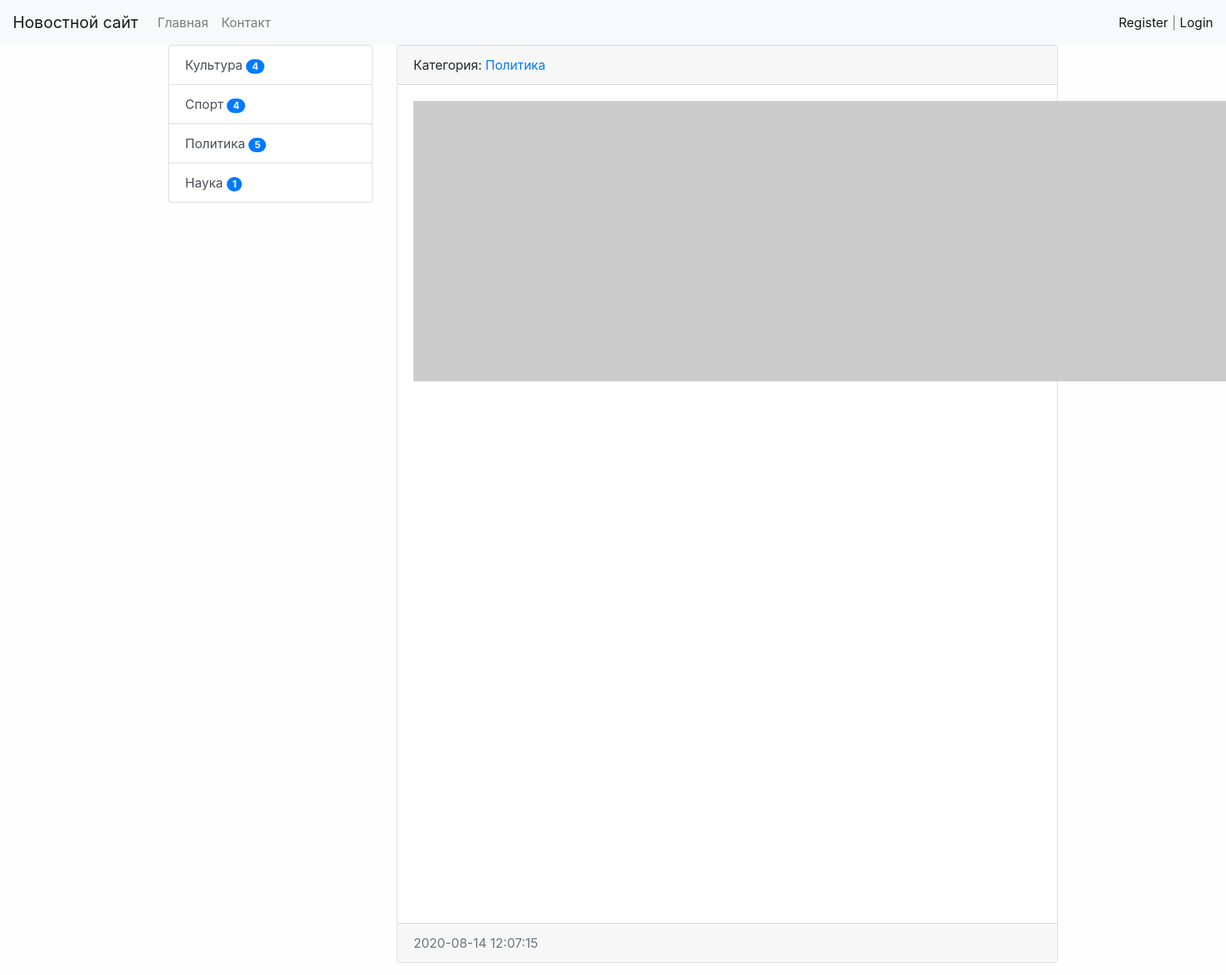
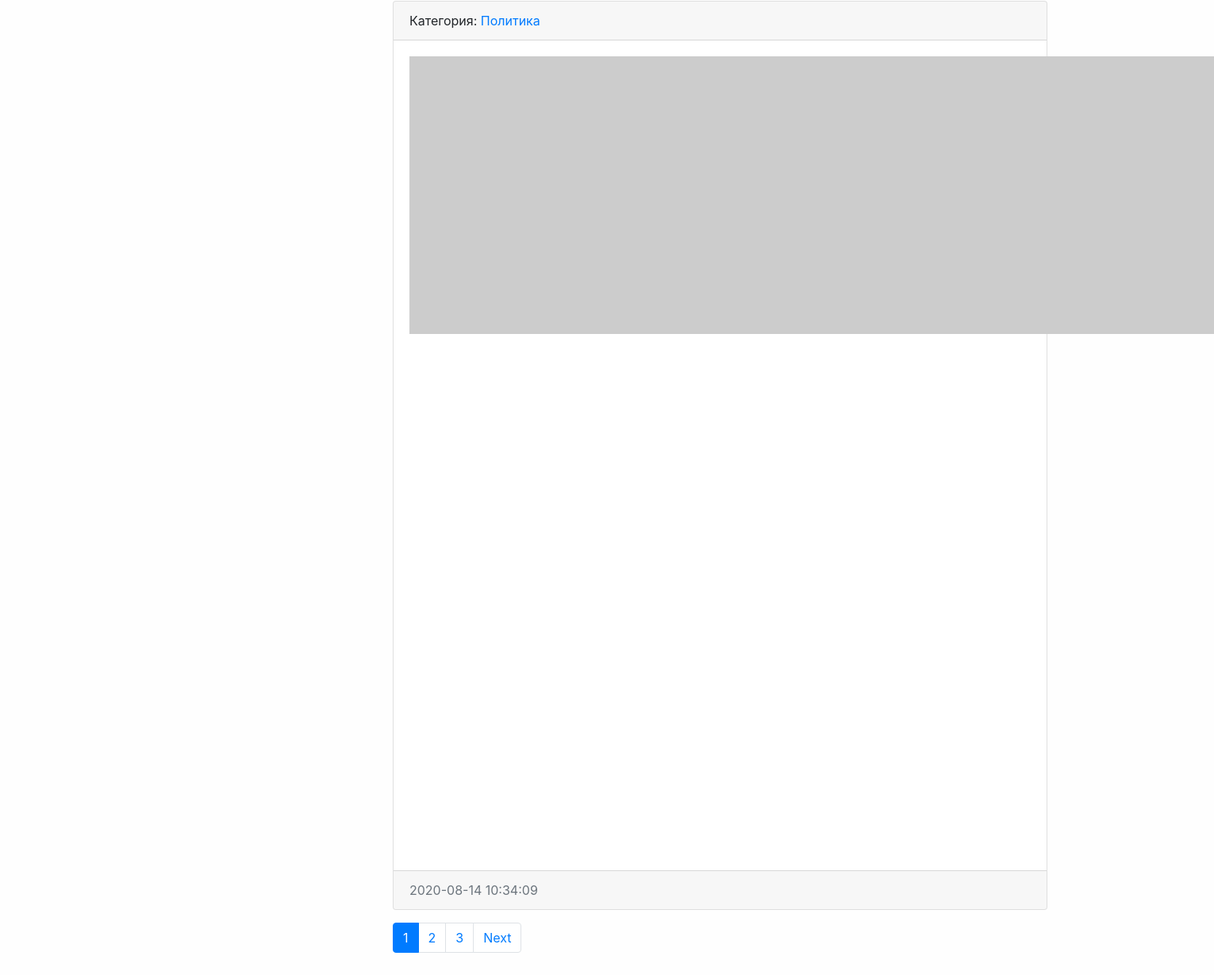
Page /category/3/ on the earlier database version (2 pictures, top to bottom).
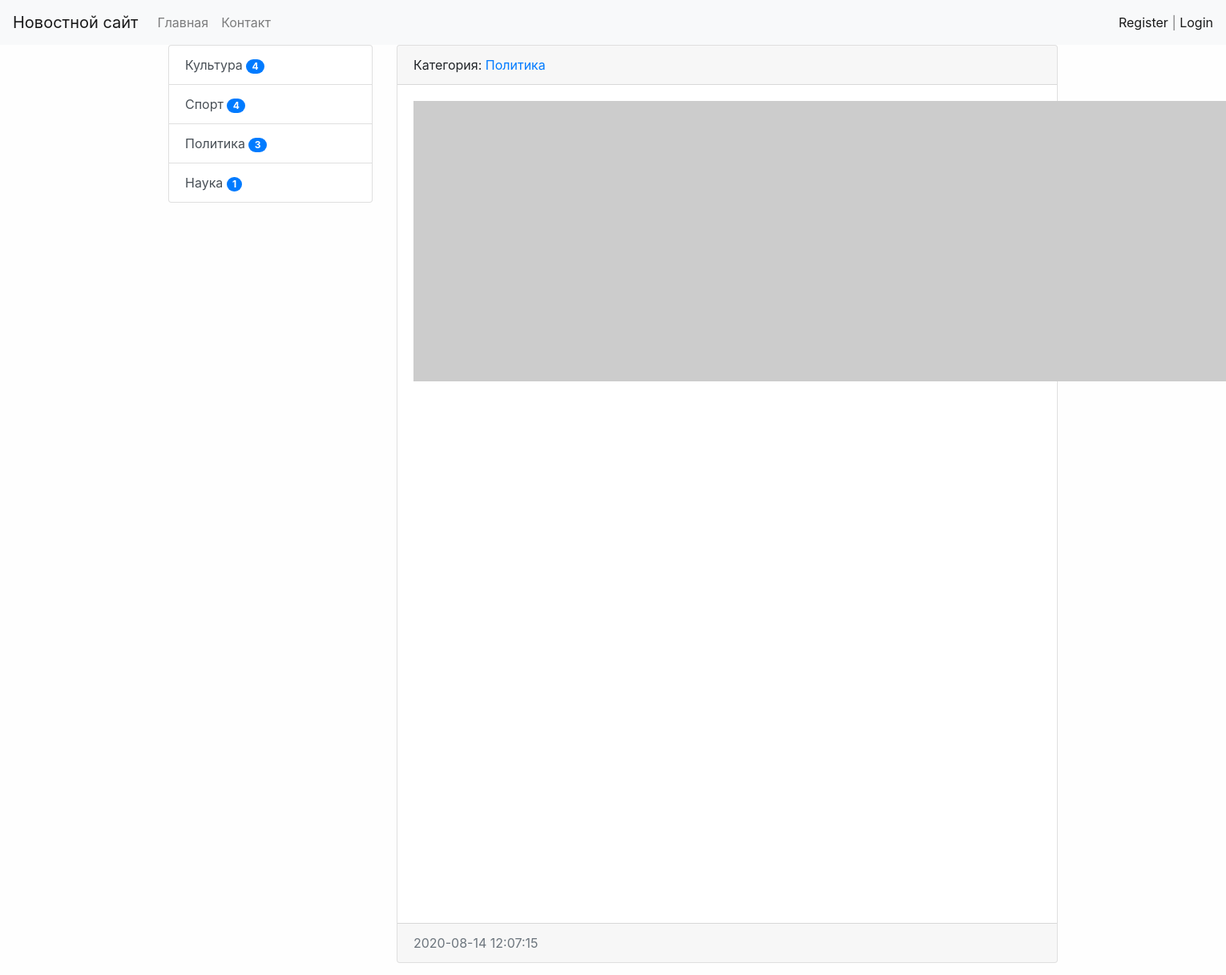
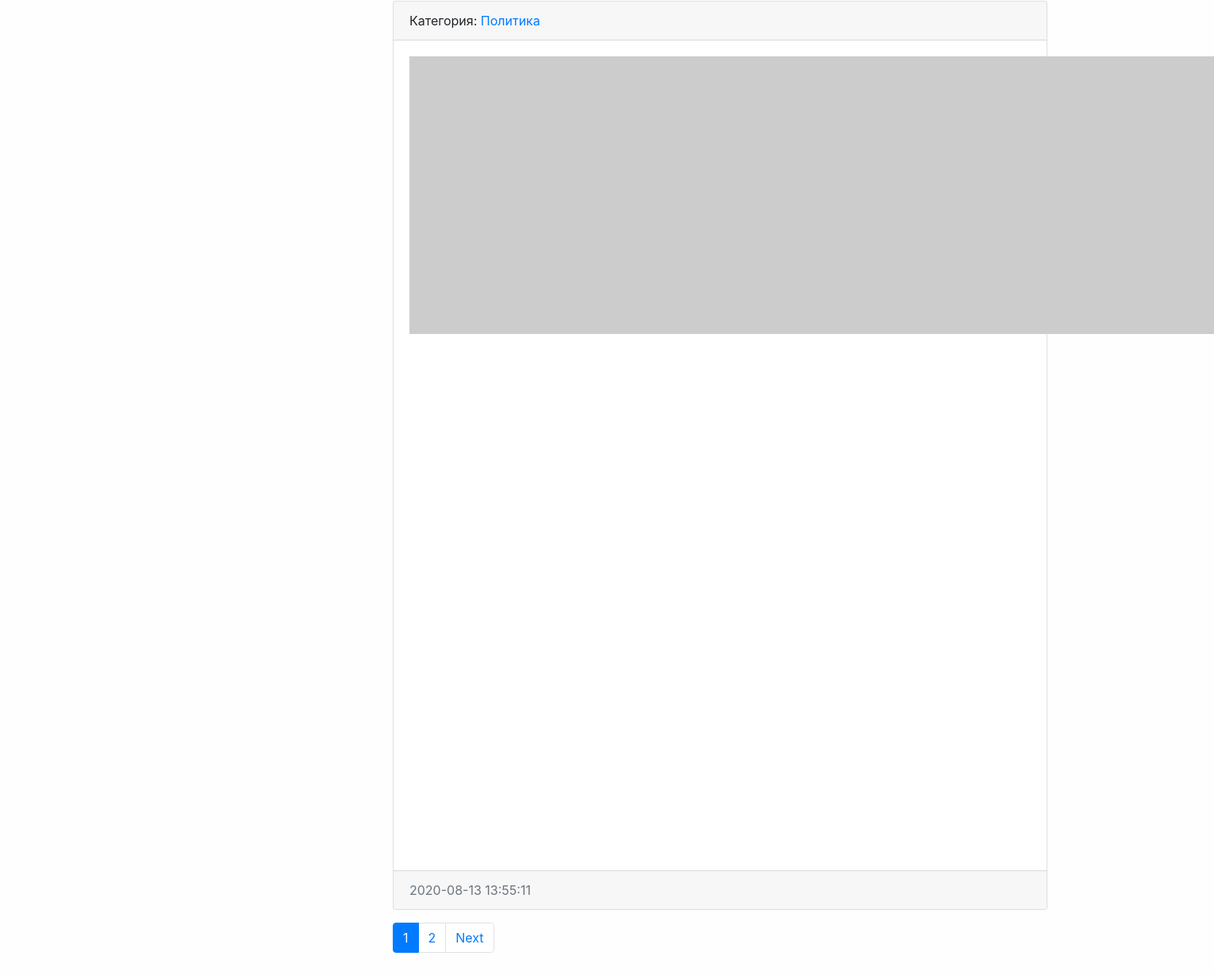
Same page on the later database version (2 pictures, top to bottom).
### news/models.py (models this page shows, shortened)
class Category(models.Model):
    title = models.CharField(verbose_name='Наименование категории', max_length=150, db_index=True)
    def get_absolute_url(self):
        return reverse('category', kwargs={'category_id': self.pk})
    def __str__(self):
        return self.title
    class Meta:
        verbose_name = 'Категорию'
        verbose_name_plural = 'Категории'
        ordering = ['title']

class News(models.Model):
    title = models.CharField(verbose_name='Наименование', max_length=150)
    content = models.TextField(verbose_name='Контент', blank=True)
    created_at = models.DateTimeField(verbose_name='Дата публикации', auto_now_add=True)
    updated_at = models.DateTimeField(verbose_name='Обновлено', auto_now=True)
    photo = models.ImageField(verbose_name='Фото', upload_to='photos/%Y/%m/%d/', blank=True)
    is_published = models.BooleanField(verbose_name='Опубликовано', default=True)
    category = models.ForeignKey('Category', on_delete=models.PROTECT, verbose_name='Категория')
    views_count = models.IntegerField(default=0)
    def get_absolute_url(self):
        return reverse('view_news', kwargs={'pk': self.pk})
    class Meta:
        verbose_name = 'Новость'
        verbose_name_plural = 'Новости'
        ordering = ['-created_at']

### news/views.py (the view)
# urls.py: path('category/<int:category_id>/', NewsByCategoryView.as_view(), name='category'),
class NewsByCategoryView(MyMixin, ListView):
    model = News
    template_name = 'news/home_news_list.html'
    context_object_name = 'news'
    allow_empty = False
    paginate_by = 2
    def get_context_data(self, object_list=None, **kwargs):
        context = super().get_context_data(**kwargs)
        category_title = Category.objects.get(pk=self.kwargs['category_id'])
        context['title'] = self.get_upper(category_title)
        return context
    def get_queryset(self):
        return News.objects.filter(category_id=self.kwargs['category_id'], is_published=True).select_related('category')

### news/templatetags/news_tags.py (called while the page is built)
@register.inclusion_tag('news/list_categories.html')
def show_categories():
    categories = cache.get('categories')
    if not categories:
        categories = Category.objects.annotate(cnt=Count('news', filter=F('news__is_published'))).filter(cnt__gt=0)
        cache.set('categories', categories, 30)
    return {'categories': categories}

### news/utils.py (called while the page is built)
    def get_upper(self, s):
        if isinstance(s, str):
            return s.upper()
        else:
            return s.title.upper()

### news/templates/news/home_news_list.html (shortened to what this page needs)
{% extends "base.html" %}
{% block sidebar %}
{%include 'inc/_sidebar.html'%}
{% endblock %}
{% block content %}
{%for item in news %}
<div class="card mb-3">
    <div class="card-header">
        Категория: <a href="{{item.category.get_absolute_url}}">{{item.category}}</a>
    </div>
    <div class="card-body">
        <div class="media">
            {%if item.photo %}
            <img src="{{item.photo.url}}" alt="" width="350" class="mr-3">
            {%else%}
            <img src="https://picsum.photos/id/1060/350/235/" alt="" class="mr-3">
            {%endif%}
        </div>
    </div>
    <div class="card-footer text-muted">
        {{item.created_at|date:"Y-m-d H:i:s"}}
    </div>
</div>
{%endfor%}
{% endblock %}

### templates/base.html (shortened to what this page needs)
<!doctype html>
{%load static%}
<html lang="en">
<head>
    <link rel="stylesheet" href="{%static 'bootstrap/css/bootstrap.min.css'%}">
    <link rel="stylesheet" href="{%static 'css/style.css'%}">
</head>
<body>
{% include 'inc/_nav.html' %}
<div class="container mb-3">
    <div class="row">
        <div class="col-md-3">
            {% block sidebar %}SIDEBAR{% endblock %}
        </div>
        <div class="col-md-9">
            {% block content %}CONTENT{% endblock %}
            {%if page_obj.has_other_pages%}
            <nav aria-label="...">
                <ul class="pagination">
                    {%for p in page_obj.paginator.page_range%}
                    {%if page_obj.number == p%}
                    <li class="page-item active" aria-current="page">
                        <a class="page-link" href="?page={{ p }}">{{ p }}<span class="sr-only">(current)</span></a>
                    </li>
                    {%elif p > page_obj.number|add:-3 and p < page_obj.number|add:3 %}
                    <li class="page-item">
                        <a class="page-link" href="?page={{ p }}">{{ p }}</a>
                    </li>
                    {%endif%}
                    {%endfor%}
                    {% if page_obj.has_next %}
                    <li class="page-item">
                        <a class="page-link" href="?page={{ page_obj.next_page_number}}">Next</a>
                    </li>
                    {%endif%}
                </ul>
            </nav>
            {%endif%}
        </div>
    </div>
</div>
</body>
</html>

### templates/inc/_nav.html (shortened to what this page needs)
<nav class="navbar navbar-expand-lg navbar-light bg-light">
    <a class="navbar-brand" href="{%url 'home'%}">Новостной сайт</a>
    <div class="collapse navbar-collapse" id="navbarSupportedContent">
        <ul class="navbar-nav mr-auto">
            <li class="nav-item"><a class="nav-link" href="{%url 'home'%}">Главная</a></li>
            <li class="nav-item"><a class="nav-link" href="{%url 'contact'%}">Контакт</a></li>
        </ul>
        <span class="navbar-text">
            {% if request.user.is_authenticated %}
            Добро пожаловать, {{ user.username }} | <a href="{%url 'logout'%}">Выход</a>
            {%else%}
            <a href="{%url 'register'%}">Register</a> | <a href="{%url 'login'%}">Login</a>
            {%endif%}
        </span>
    </div>
</nav>

### templates/inc/_sidebar.html (shortened to what this page needs)
{% load news_tags %}
{%show_categories%}

### news/templates/news/list_categories.html
<div class="list-group">
    {%for item in categories %}
    <a href="{{item.get_absolute_url}}" class="list-group-item list-group-item-action">{{item.title}} <span
            class="badge badge-primary badge-pill">{{item.cnt}}</span></a>
    {%endfor%}
</div>

### mysite/static/css/style.css (style rules this page uses)
body { background-color: #fefefe; }

Differences in the rows shown:
no longer on this page (row edited): News: category "Политика", created_at "2020-08-14 10:34:09"
computed for Category "Политика": cnt "5" → "3"
now on this page (row unchanged): News: category "Политика", created_at "2020-08-13 13:55:11"
Other differences:
list line gone: "3"
